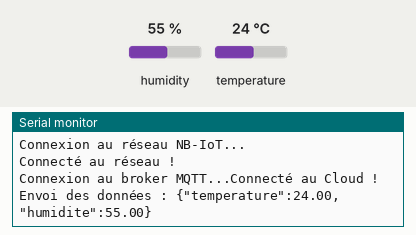
Bench run of a sketch on a simulated Arduino MKR. On the bench: the last lines printed to the serial monitor. The inputs (shaded band) are chosen by the test bench; at power-on: humidity 55 %, temperature 24 °C. No MQTT or app messages arrive unless stated.

Above: at 4.2 s.
4.3 s: humidity set to 22 %
At 8.9 s:
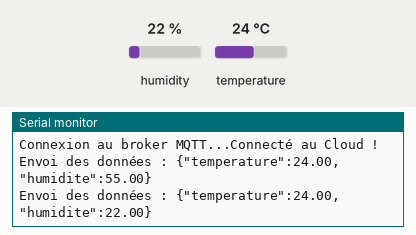
9.9 s: temperature set to 12 °C
At 14.0 s:
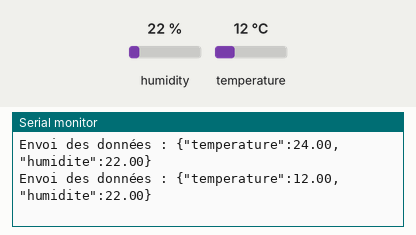
15.5 s: humidity set to 40 %
At 19.1 s:
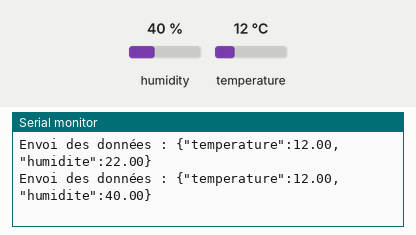
Timing chart, 0 to 20.6 s (numbered marks = the images above; inputs shaded):
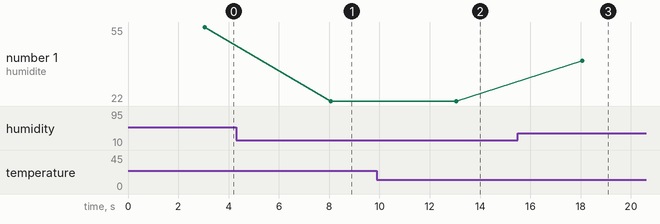

Measured:
- after the input at 4.3 s, the serial monitor: prints a new line after 3.8 s (image 1)
- after the input at 9.9 s, the serial monitor: prints a new line after 3.2 s (image 2)
- after the input at 15.5 s, the serial monitor: prints a new line after 2.6 s (image 3)
- plotted number 1: 55 → 22 after the input at 4.3 s, 22 → 40 after the input at 15.5 s

The sketch:

Cpp_NB-IoT.ino
```cpp
#include <MKRNB.h>
#include <ArduinoMqttClient.h>
#include <Wire.h>
#include <Adafruit_BME280.h>
#include <Arduino_JSON.h>

// --- CONFIGURATION ---
const char broker[] = "167.99.87.179"; // <- IP
int        port     = 1883;
const char topic[]  = "composteur/capteur";

// Paramètres de la SIM (souvent vide pour le NB-IoT/LTE-M)
const char pin[]      = "";
const char apn[]      = ""; // Laisse vide ou mets l'APN de ton opérateur si besoin

// --- OBJETS ---
NB nbAccess;
GPRS gprs;
NBClient client;
MqttClient mqttClient(client);
Adafruit_BME280 bme;

void setup() {
  Serial.begin(9600);
  while (!Serial);

  // Initialisation BME280
  if (!bme.begin(0x76)) {
    Serial.println("BME280 introuvable !");
    while (1);
  }

  // Connexion au réseau cellulaire
  Serial.println("Connexion au réseau NB-IoT...");
  while (nbAccess.begin(pin, apn) != NB_READY || gprs.attachGPRS() != GPRS_READY) {
    Serial.print(".");
    delay(1000);
  }
  Serial.println("\nConnecté au réseau !");

  // Connexion au Broker MQTT sur ta VM
  Serial.print("Connexion au broker MQTT...");
  if (!mqttClient.connect(broker, port)) {
    Serial.print("Échec MQTT code: ");
    Serial.println(mqttClient.connectError());
    while (1);
  }
  Serial.println("Connecté au Cloud !");
}

void loop() {
  mqttClient.poll();

  float t = bme.readTemperature();
  float h = bme.readHumidity();

  // On construit le JSON sans virgule à la fin
  String jsonPayload = "{";
  jsonPayload += "\"temperature\":" + String(t, 2) + ",";
  jsonPayload += "\"humidite\":" + String(h, 2);
  jsonPayload += "}";

  Serial.print("Envoi des données : ");
  Serial.println(jsonPayload);

  mqttClient.beginMessage(topic);
  mqttClient.print(jsonPayload);
  mqttClient.endMessage();

  delay(5000);
}
```
